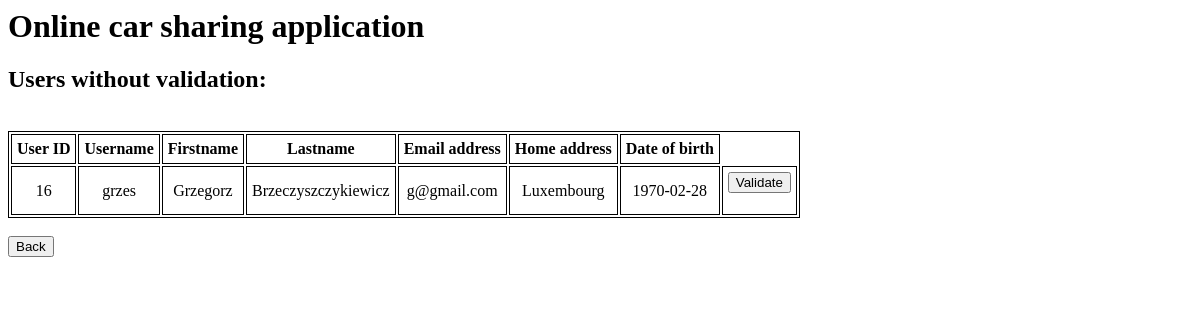
The page /regtover.php on the database its author committed.
### tables this page shows
CREATE TABLE `Users` (
  `id` int(6) UNSIGNED NOT NULL COMMENT 'on delete cascade',
  `username` varchar(20) NOT NULL,
  `first_name` varchar(20) DEFAULT NULL,
  `last_name` varchar(20) DEFAULT NULL,
  `email` varchar(50) DEFAULT NULL,
  `address` varchar(60) DEFAULT NULL,
  `birth_date` date DEFAULT NULL,
  `valid` tinyint(1) NOT NULL DEFAULT '1',
  `password` varchar(40) NOT NULL,
  `salt` varchar(20) NOT NULL
);

### www/regtover.php (the view, shortened to what this page needs)
<?php
	include("connect.php");
?>
<html>
	<head>
	</head>
<body>
   <h1>Online car sharing application</h1>
   <h2>Users without validation:</h2>
   <table>
  <tr>
    <th>User ID</th>
    <th>Username</th>
    <th>Firstname</th>
    <th>Lastname</th>
    <th>Email address</th>
    <th>Home address</th>
    <th>Date of birth</th>
  </tr>
	<?php
	$stmt = $connection->query("SELECT * FROM Users WHERE valid = 'false'");
	foreach($stmt as $row) {
		?>
		<tr>
		<td><?php echo $row['id']?></td>
		<td><?php echo $row['username']?></td>
		<td><?php echo $row['first_name']?></td>
		<td><?php echo $row['last_name']?></td>
		<td><?php echo $row['email']?></td>
		<td><?php echo $row['address']?></td>
		<td><?php echo $row['birth_date']?></td>
		<td>
		<form action="<?php echo $SCRIPT_NAME ?>" method="post">
		<button name="validd" type="submit">Validate</button></form></td><br/><?php
	}
         ?>
		</tr></table>
   		<br/>
	   <form action="admin.php">
	   <button name="submit" type="submit">Back</button></form><br/>
</body>
</html>

### www/regtover.php (style rules this page uses)
table, th, td { border: 1px solid black; }
th, td { padding: 5px; }
th, td { text-align: center; }

### rows shown on the page
users: id "16", username "grzes", first_name "Grzegorz", last_name "Brzeczyszczykiewicz", email "g@gmail.com", address "Luxembourg", birth_date "1970-02-28"
